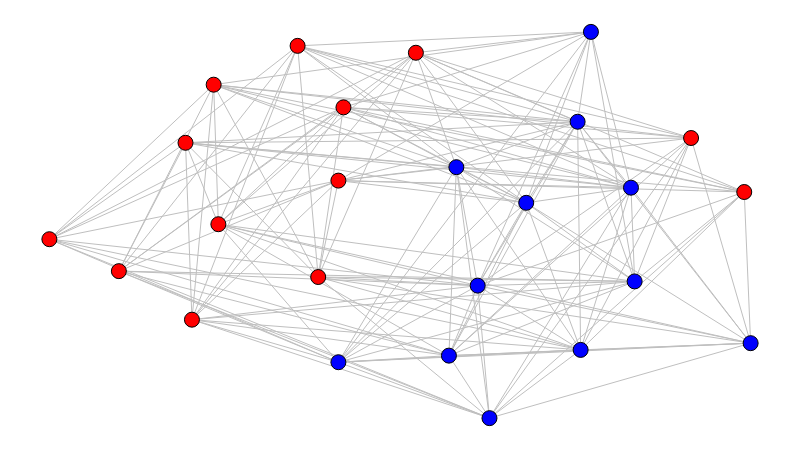

Here is the notebook cell this chart was saved with:
### Markdown cell above
Simulação com visualização, quando apenas uma minoria dos nós busca reduzir a restrição de Burt, enquanto todos os outros buscam aumentar:

### Code cell
num_closers = int(FRAC_CLOSERS * NUM_NODES)

g = simulate(num_closers)

sn.reset_positions(g)

sn.show_graph(g)

### Figure 1 — Plotly figure (JSON) as saved in the notebook; plotly's stock layout.template omitted (floating-point values rounded to 4 significant figures; data arrays with more than 128 entries replaced by an {"elided": "..."} marker saying what was removed)
{"data": [{"hoverinfo": "none", "line": {"color": "rgb(191, 191, 191)", "width": 1}, "mode": "lines", "x": {"elided": "486 float values"}, "y": {"elided": "486 float values"}}, {"hoverinfo": "none", "marker": {"color": "rgb(0, 0, 255)", "line": {"color": "rgb(0, 0, 0)", "width": 1}, "size": 15}, "mode": "markers+text", "text": [], "textfont": {"color": "rgb(255, 255, 255)"}, "textposition": "middle center", "x": [0.6108, 0.68, 0.7576, 1, 0.5804, 0.7533, 0.4122, 0.5697, 0.7723, 0.6276, 0.8294, 0.8346], "y": [0.343, 0.5574, 0.1766, 0.1941, 0.6497, 0.7673, 0.1448, 0.1618, 1, 0, 0.5966, 0.354]}, {"hoverinfo": "none", "marker": {"color": "rgb(255, 0, 0)", "line": {"color": "rgb(0, 0, 0)", "width": 1}, "size": 15}, "mode": "markers+text", "text": [], "textfont": {"color": "rgb(255, 255, 255)"}, "textposition": "middle center", "x": [0.5227, 0.241, 0.2343, 0.9909, 0.9151, 0.09908, 0.4194, 0.4121, 0.2033, 0.3833, 0, 0.1941, 0.354], "y": [0.946, 0.502, 0.8633, 0.5854, 0.7252, 0.3806, 0.8046, 0.6149, 0.2549, 0.3653, 0.4632, 0.7128, 0.9638]}], "layout": {"height": 450, "margin": {"b": 0, "l": 0, "r": 0, "t": 0}, "showlegend": false, "width": 800, "xaxis": {"showgrid": false, "showticklabels": false, "zeroline": false}, "yaxis": {"showgrid": false, "showticklabels": false, "zeroline": false}}}
